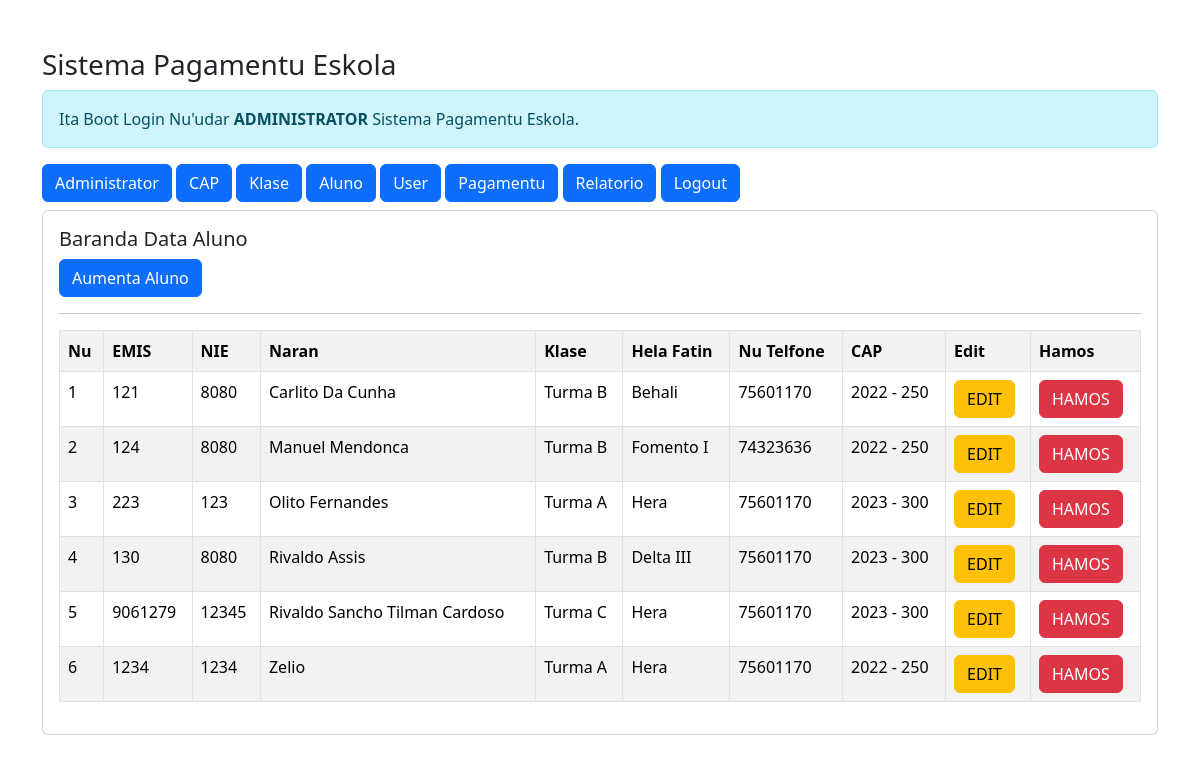
Page /admin/admin.php?url=aluno (signed in) on the committed database.
### tables this page shows
CREATE TABLE `aluno` (
  `emis` char(10) NOT NULL,
  `nie` char(8) NOT NULL,
  `naran` varchar(35) NOT NULL,
  `id_klase` int(11) NOT NULL,
  `helafatin` text NOT NULL,
  `nu_telf` varchar(13) NOT NULL,
  `id_cap` int(11) NOT NULL
);

CREATE TABLE `klase` (
  `id_klase` int(11) NOT NULL,
  `naran_klase` varchar(10) NOT NULL,
  `kompetensi_habilidade` varchar(50) NOT NULL
);

CREATE TABLE `cap` (
  `id_cap` int(11) NOT NULL,
  `tinan` int(11) NOT NULL,
  `nominal` int(11) NOT NULL
);

### admin/aluno.php (the view)
<h5>Baranda Data Aluno</h5>
<a href="?url=aumenta-aluno" class="btn btn-primary">Aumenta Aluno</a>
<hr>
<table class="table table-striped table-bordered">
    <tr class="fw-bold">
        <td>Nu</td>
        <td>EMIS</td>
        <td>NIE</td>
        <td>Naran</td>
        <td>Klase</td>
        <td>Hela Fatin</td>
        <td>Nu Telfone</td>
        <td>CAP</td>
        <td>Edit</td>
        <td>Hamos</td>
    </tr>
    <?php
    include '../koneksaun.php';
    $no = 1;
    $sql = "SELECT*FROM aluno,cap,klase WHERE aluno.id_klase=klase.id_klase AND aluno.id_cap=cap.id_cap
            ORDER BY naran ASC";
    $query = mysqli_query($koneksaun, $sql);
    foreach ($query as $data) { ?>
        <tr>
            <td><?= $no++; ?></td>
            <td><?= $data['emis'] ?></td>
            <td><?= $data['nie'] ?></td>
            <td><?= $data['naran'] ?></td>
            <td><?= $data['naran_klase'] ?></td>
            <td><?= $data['helafatin'] ?></td>
            <td><?= $data['nu_telf'] ?></td>
            <td><?= $data['tinan'] ?> - <?= $data['nominal'] ?></td>
            <td>
                <a href="?url=edit-aluno&emis=<?= $data['emis'] ?>" class='btn btn-warning'>EDIT</a>
            </td>
            <td>
                <a onclick="return confirm('Tebes Ita Hakarak Hamos Data')" href="?url=hamos-aluno&emis=<?= $data['emis'] ?>" class='btn btn-danger'>HAMOS</a>
            </td>
        </tr>
    <?php } ?>
</table>

### admin/admin.php (shortened to what this page needs)
<!DOCTYPE html>
<html>
<head>
    <link rel="stylesheet" href="../css/bootstrap.min.css">
</head>
<body>
    <div class="container mt-5">
        <h3>Sistema Pagamentu Eskola</h3>
        <div class="alert alert-info">
            Ita Boot Login Nu'udar <b>ADMINISTRATOR</b> Sistema Pagamentu Eskola.
        </div>
        <a href="admin.php" class="btn btn-primary"> Administrator </a>
        <a href="admin.php?url=cap" class="btn btn-primary"> CAP </a>
        <a href="admin.php?url=klase" class="btn btn-primary"> Klase </a>
        <a href="admin.php?url=aluno" class="btn btn-primary"> Aluno </a>
        <a href="admin.php?url=staf" class="btn btn-primary"> User </a>
        <a href="admin.php?url=pagamento" class="btn btn-primary"> Pagamentu </a>
        <a href="admin.php?url=relatorio" class="btn btn-primary"> Relatorio </a>
        <a href="admin.php?url=logout" class="btn btn-primary"> Logout </a>
        <div class="card mt-2">
            <div class="card-body">
                <?php
                $file = @$_GET['url'];
                if (empty($file)) {
                    echo "<h4>Bem vindo Mai Desktop Administrator.</h4>";
                    echo "Sistema Pagamentu Escolar Utiliza atu hafasil halo anotasaun ba pagamentu
                    aluno / aluna iha eskola.";
                } else {
                    include $file . '.php';
                }
                ?>
            </div>
        </div>
    </div>
</body>
</html>

### rows in the picture
aluno: emis "121", nie "8080", naran "Carlito Da Cunha", id_klase.naran_klase "Turma B", helafatin "Behali", nu_telf "75601170", id_cap.tinan "2022", id_cap.nominal "250"
aluno: emis "124", nie "8080", naran "Manuel Mendonca", id_klase.naran_klase "Turma B", helafatin "Fomento I", nu_telf "74323636", id_cap.tinan "2022", id_cap.nominal "250"
aluno: emis "223", nie "123", naran "Olito Fernandes", id_klase.naran_klase "Turma A", helafatin "Hera", nu_telf "75601170", id_cap.tinan "2023", id_cap.nominal "300"
aluno: emis "130", nie "8080", naran "Rivaldo Assis", id_klase.naran_klase "Turma B", helafatin "Delta III", nu_telf "75601170", id_cap.tinan "2023", id_cap.nominal "300"
aluno: emis "9061279", nie "12345", naran "Rivaldo Sancho Tilman Cardoso", id_klase.naran_klase "Turma C", helafatin "Hera", nu_telf "75601170", id_cap.tinan "2023", id_cap.nominal "300"
aluno: emis "1234", nie "1234", naran "Zelio", id_klase.naran_klase "Turma A", helafatin "Hera", nu_telf "75601170", id_cap.tinan "2022", id_cap.nominal "250"
